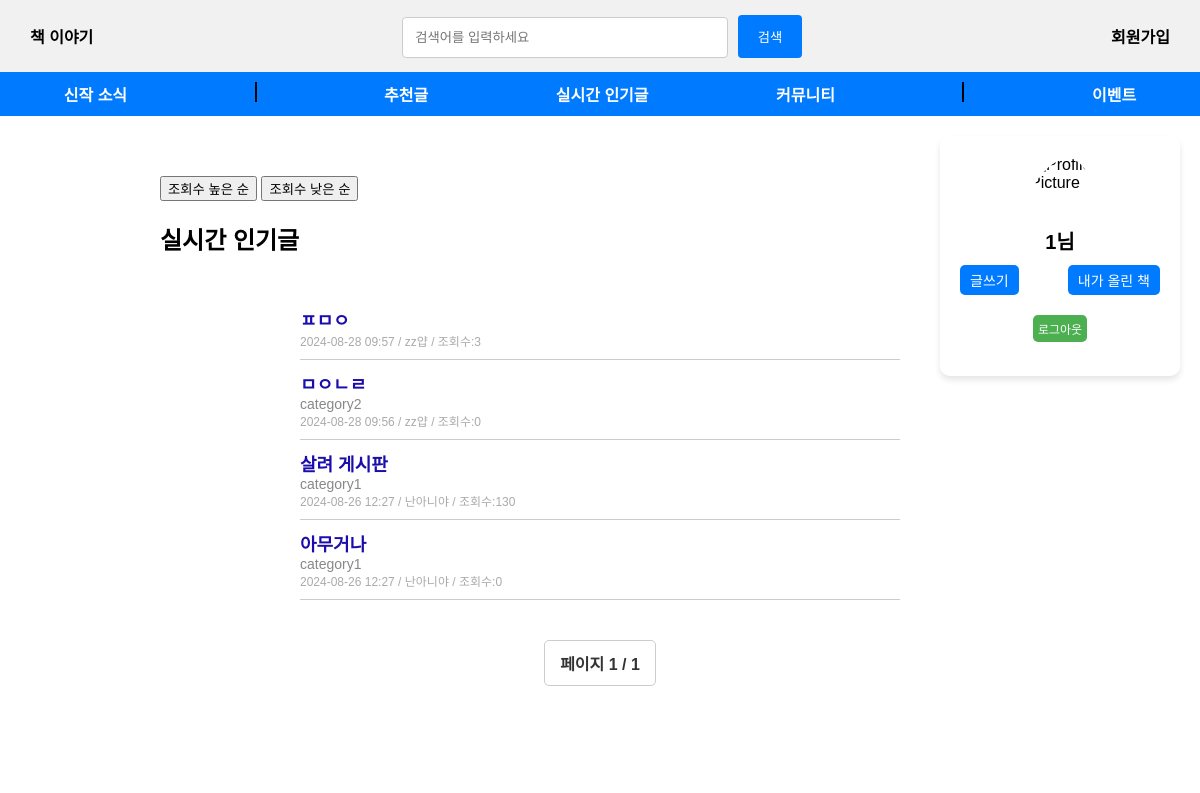
Page /book/ (signed in) on the committed database.
### book/models.py (models this page shows, shortened)
class Post_information(models.Model):
    STATUS_CHOICES = [
        ('published', '공개'),
        ('unpublished', '비공개'),
    ]
    title = models.CharField(max_length=255, null=False)                  # 제목
    content = models.TextField(null=False)                                # 내용
    category = models.CharField(max_length=100, blank=True)               # 카테고리
    status = models.CharField(max_length=20, choices=STATUS_CHOICES, default='published')  # 상태
    author = models.ForeignKey(User_information, on_delete=models.CASCADE)  # 작성자
    like_users = models.ManyToManyField(User_information,default=1, related_name='post_like_user',blank =True)
    created_at = models.DateTimeField(auto_now_add=True)                  # 작성일
    updated_at = models.DateTimeField(auto_now=True)                      # 수정일
    tags = models.ManyToManyField('Tag', blank=True)  # 태그 추가
    views = models.IntegerField(default=0)  #조회수

class User_information(models.Model):
    username = models.CharField(max_length=100, unique=True, null=False)  # 아이디
    password = models.CharField(max_length=100, null=False)               # 비밀번호
    nickname = models.CharField(max_length=100, unique=True, null=False)  # 닉네임
    birthdate = models.CharField(max_length=8, null=False)                # 생년월일 (YYYYMMDD)

### book/views.py (the view)
# urls.py: path('', views.index, name='index'),
def index(request):
    print("titlelist")
    post_list = Post_information.objects.all().order_by('-created_at')
    paginator = Paginator(post_list, 10)  # 페이지당 20개의 게시물을 표시합니다
    page_number = request.GET.get('page')
    page_obj = paginator.get_page(page_number)
    context = {
        'page_obj': page_obj,
    }
    return render(request,'book/index.html',context)

### book/templates/book/index.html (shortened to what this page needs)
<!DOCTYPE html>
<html>
<head>
</head>
<body>
    <div class="navbar">
        <a href="{% url 'index' %}">책 이야기</a>
        <div class="search-bar">
            <form action="{% url 'search_posts' %}" method="post">
                <input type="text" name ="search-post" placeholder="검색어를 입력하세요"  value="{{ query }}">
                <button>검색</button>
            </form>
        </div>
        <div>
            <a href="{% url 'signup' %}">회원가입</a>
        </div>
    </div>
    <div class="category-bar">
        <a href="#">신작 소식</a>
        <div class="vertical-line"></div>
        <a href="#">추천글</a>
        <a href="#">실시간 인기글</a>
        <a href="#">커뮤니티</a>
        <div class="vertical-line"></div>
        <a href="#">이벤트</a>
    </div>
    <div class="main-content">
        <div class="login-post-container">
            <div class="login-container">
                {% if request.session.username %}
                    <div class="user-info">
                        {% load static %}
                        <div class="profile-pic">
                            <form method="post" action="{% url 'upload_profile_pic' %}" enctype="multipart/form-data">
                                <img
                                    src="{{ request.session.profile_pic }}"
                                    {% comment %} src="{% if request.session.profile_pic %}{{ request.session.profile_pic }}{% else %}{% static 'images/default-profile.png' %}{% endif %}"  {% endcomment %}
                                    alt="Profile Picture"
                                    style="cursor: pointer; width: 100px; height: 100px; border-radius: 50%;"
                                    onclick="document.getElementById('file-input').click();"
                                >
                            </form>
                        </div>
                        <h2>{{ request.session.username }}님</h2>
                        <div class="user-actions">
                            <a href="{%url 'post_view'%}" class="action-button">글쓰기</a>
                            <a href="#" class="action-button">내가 올린 책</a>
                        </div>
                        <a href="{% url 'logout' %}" class="logout-button">로그아웃</a>
                    </div>
                {% endif %}
            </div>
        </div>
        <div class="post-list" >
            <div>
                <form method="get" action="{% url 'post_sort' %}" style="display:inline;">
                    <button type="submit" {% if request.GET.sort == 'views_desc' %}class="active"{% endif %}>
                        조회수 높은 순
                    </button>
                </form>
                <form method="get" action="{% url 'post_sort' %}" style="display:inline;">
                    <button type="submit" {% if request.GET.sort == 'views_asc' %}class="active"{% endif %}>
                        조회수 낮은 순
                    </button>
                </form>
            </div>
            {% if results == 1%}
                    <h2>검색 결과 </h2>
                    <ul class="post-list">
                        {% for post in page_obj %}
                            <li class="post-item">
                                {% comment %} <a href="{% url 'post_detail' post.id %}">{{ post.title }}</a> - {{ post.created_at }} {% endcomment %}
                                <a href="{% url 'post_detail' post.pk %}" class="post-title">{{ post.title }}</a>
                                <div class="post-category">{{ post.category }}</div>
                                <div class="post-meta">{{ post.created_at|date:"Y-m-d H:i" }} / {{ post.author.nickname }} / 조회수:{{ post.views }}</div>
                            </li>
                        {% endfor %}
                    </ul>
            {% else %}
                    <h2>실시간 인기글</h2>
                    <ul class="post-list">
                        {% for post in page_obj %}
                        <li class="post-item">
                            <a href="{% url 'post_detail' post.pk %}" class="post-title">{{ post.title }}</a>
                            <div class="post-category">{{ post.category }}</div>
                            <div class="post-meta">{{ post.created_at|date:"Y-m-d H:i" }} / {{ post.author.nickname }} / 조회수:{{ post.views }}</div>
                        </li>
                        {% empty %}
                        <li>게시글이 없습니다.</li>
                        {% endfor %}
                    </ul>
            {% endif %}
            <div class="pagination">
                {%if results == 1%}
                    <span class="step-links">
                        {% if page_obj.has_previous %}
                        <div class="pagination-controls">
                            <a href="search_post?page=1">&laquo; 처음</a>
                        </div>
                        <div class="pagination-controls2">
                            <a href="search_post?page={{ page_obj.previous_page_number }}">이전</a>
                        </div>
                        {% endif %}
                        <span class="current">
                            페이지 {{ page_obj.number }} / {{ page_obj.paginator.num_pages }}
                        </span>
                        {% if page_obj.has_next %}
                        <div class="pagination-controls">
                            <a href="search_post?page={{ page_obj.next_page_number }}">다음</a>
                        </div>
                        <div class="pagination-controls2">
                            <a href="search_post?page={{ page_obj.paginator.num_pages }}">끝 &raquo;</a>
                        </div>
                    </span>
                {% endif %}
                {%else%}
                    <span class="step-links">
                        <span class="current">
                            페이지 {{ page_obj.number }} / {{ page_obj.paginator.num_pages }}
                        </span>
                {%endif%}
            </div>
        </div>
    </div>
</body>
</html>

### rows in the picture
Post_information: title "ㅍㅁㅇ", created_at "2024-08-28 09:57", author.nickname "zz얍", views "3"
Post_information: title "ㅁㅇㄴㄹ", category "category2", created_at "2024-08-28 09:56", author.nickname "zz얍", views "0"
Post_information: title "살려 게시판", category "category1", created_at "2024-08-26 12:27", author.nickname "난아니야", views "130"
Post_information: title "아무거나", category "category1", created_at "2024-08-26 12:27", author.nickname "난아니야", views "0"

### other values in the picture
{{ request.session.username }} "1"
{{ page_obj.number }} "1"
{{ page_obj.paginator.num_pages }} "1"
